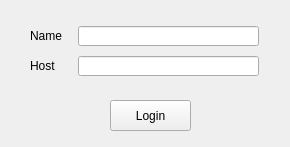
<?xml version="1.0" encoding="UTF-8"?>
<ui version="4.0">
 <class>login_Form</class>
 <widget class="QWidget" name="login_Form">
  <property name="geometry">
   <rect>
    <x>0</x>
    <y>0</y>
    <width>290</width>
    <height>147</height>
   </rect>
  </property>
  <property name="windowTitle">
   <string>SpecArt-Login</string>
  </property>
  <widget class="QLabel" name="label">
   <property name="geometry">
    <rect>
     <x>30</x>
     <y>30</y>
     <width>54</width>
     <height>12</height>
    </rect>
   </property>
   <property name="text">
    <string>Name</string>
   </property>
  </widget>
  <widget class="QLabel" name="label_2">
   <property name="geometry">
    <rect>
     <x>30</x>
     <y>60</y>
     <width>54</width>
     <height>12</height>
    </rect>
   </property>
   <property name="text">
    <string>Host</string>
   </property>
  </widget>
  <widget class="QLineEdit" name="lineEdit">
   <property name="geometry">
    <rect>
     <x>78</x>
     <y>26</y>
     <width>181</width>
     <height>20</height>
    </rect>
   </property>
  </widget>
  <widget class="QLineEdit" name="lineEdit_2">
   <property name="geometry">
    <rect>
     <x>78</x>
     <y>56</y>
     <width>181</width>
     <height>20</height>
    </rect>
   </property>
  </widget>
  <widget class="QPushButton" name="pushButton">
   <property name="geometry">
    <rect>
     <x>110</x>
     <y>100</y>
     <width>81</width>
     <height>31</height>
    </rect>
   </property>
   <property name="text">
    <string>Login</string>
   </property>
  </widget>
 </widget>
 <resources/>
 <connections/>
</ui>
